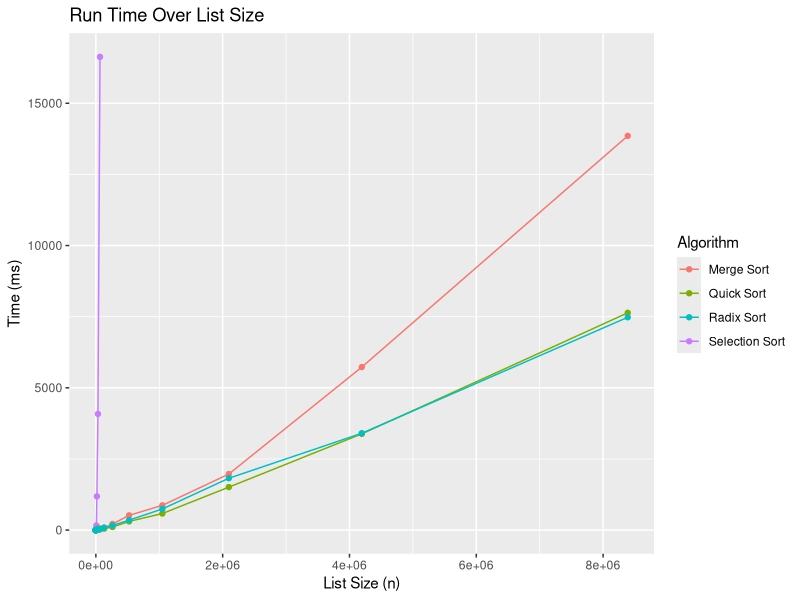
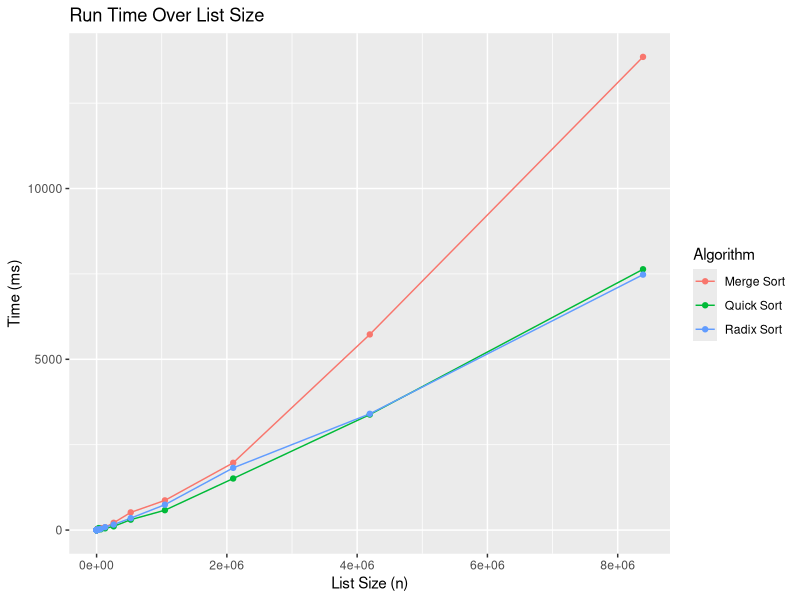

Source code (R) for these figures, in order:
## ---- chunk 1
df <- read.csv("results.csv")

df$Algorithm <- as.factor(df$Algorithm)
## ---- chunk 2
library(ggplot2)

runtimes_plot <- ggplot(df, aes(x = Size, y = Time, colour = Algorithm)) +
  geom_line() +
  geom_point() +
  ggtitle("Run Time Over List Size") +
  xlab("List Size (n)") +
  ylab("Time (ms)")
runtimes_plot
## ---- chunk 3
df_without_selection <- df[df$Algorithm != "Selection Sort",]
runtimes_plot %+% df_without_selection
